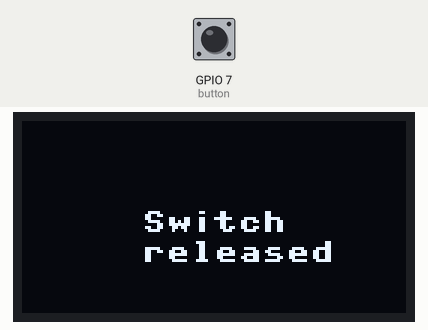
Bench run of a program on a simulated ESP32 board running MicroPython. On the bench: 128×64 one-colour display. The test bench sets the inputs (shaded band); at power-on: GPIO 7 (button) HIGH.

Above: at 1.2 s.
1.3 s: GPIO 7 (button) pulled LOW for 0.65 s
At 2.7 s:
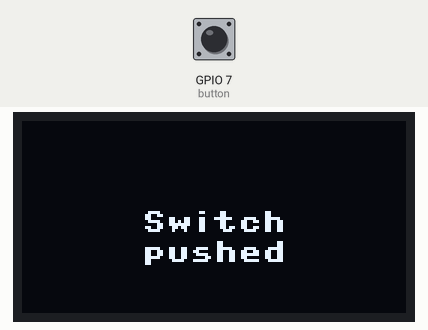
4.4 s: GPIO 7 (button) pulled LOW for 3.2 s
At 6.6 s:
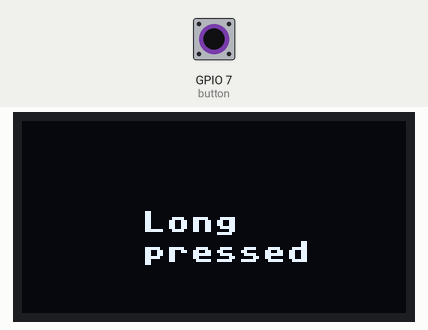
9.1 s: GPIO 7 (button) pulled LOW for 1 s
At 10.7 s:
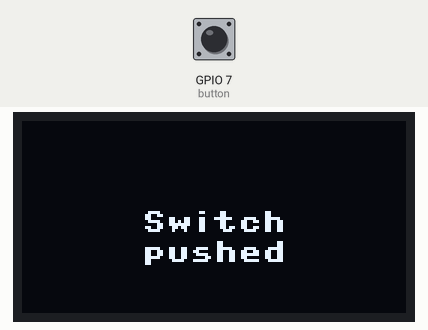
Timing chart, 0 to 12.2 s (numbered marks = the images above; inputs shaded):
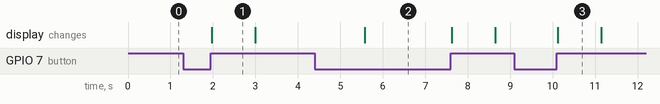

The program:

PUSH_BUTTON.py
```python
import machine
import time
import ssd1306

BUTTON_PIN = 7   # Adjust based on your board
SCL_PIN = 10     # I2C clock pin
SDA_PIN = 8      # I2C data pin

button = machine.Pin(BUTTON_PIN, machine.Pin.IN, machine.Pin.PULL_UP)

i2c = machine.I2C(0, scl=machine.Pin(SCL_PIN), sda=machine.Pin(SDA_PIN))
oled = ssd1306.SSD1306_I2C(128, 64, i2c)

def is_long_press(pin, duration=1000):
    press_time = time.ticks_ms()
    while pin.value() == 0:   # 0 = pressed (since pull-up is used)
        if time.ticks_diff(time.ticks_ms(), press_time) > duration:
            return True
    return False

def show_message(line1, line2):
    oled.fill(0)  # clear screen
    oled.text(line1, 40, 30)
    oled.text(line2, 40, 40)
    oled.show()

while True:
    if button.value() == 0:   # Button pressed
        if is_long_press(button):
            show_message("Long", "pressed")
            time.sleep(0.5)
        else:
            show_message("Switch", "pushed")
            time.sleep(1)
    else:
        show_message("Switch", "released")
        time.sleep(0.5)
```

Measured:
- after the input at 1.3 s, the display: changes after 0.67 s (image 1)
- after the input at 4.4 s, the display: changes after 1.2 s (image 2)
- after the input at 9.1 s, the display: changes after 1.0 s (image 3)
- what the display in image 1 shows lasts 1.0 s, from 2.0 s to 3.0 s
